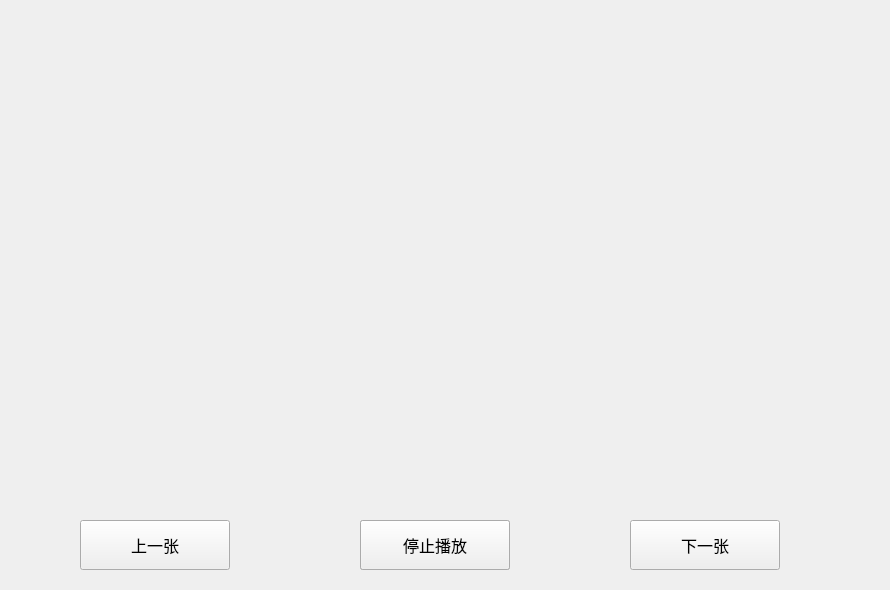
<?xml version="1.0" encoding="UTF-8"?>
<ui version="4.0">
 <class>Widget</class>
 <widget class="QWidget" name="Widget">
  <property name="geometry">
   <rect>
    <x>0</x>
    <y>0</y>
    <width>890</width>
    <height>590</height>
   </rect>
  </property>
  <property name="minimumSize">
   <size>
    <width>890</width>
    <height>590</height>
   </size>
  </property>
  <property name="font">
   <font>
    <pointsize>12</pointsize>
   </font>
  </property>
  <property name="windowTitle">
   <string>图片阅读器</string>
  </property>
  <widget class="QPushButton" name="pushButton_prev">
   <property name="geometry">
    <rect>
     <x>80</x>
     <y>520</y>
     <width>150</width>
     <height>50</height>
    </rect>
   </property>
   <property name="text">
    <string>上一张</string>
   </property>
  </widget>
  <widget class="QPushButton" name="pushButton_next">
   <property name="geometry">
    <rect>
     <x>630</x>
     <y>520</y>
     <width>150</width>
     <height>50</height>
    </rect>
   </property>
   <property name="text">
    <string>下一张</string>
   </property>
  </widget>
  <widget class="QPushButton" name="pushButton_auto">
   <property name="geometry">
    <rect>
     <x>360</x>
     <y>520</y>
     <width>150</width>
     <height>50</height>
    </rect>
   </property>
   <property name="text">
    <string>自动播放</string>
   </property>
  </widget>
  <widget class="QPushButton" name="pushButton_stop">
   <property name="geometry">
    <rect>
     <x>360</x>
     <y>520</y>
     <width>150</width>
     <height>50</height>
    </rect>
   </property>
   <property name="text">
    <string>停止播放</string>
   </property>
  </widget>
  <widget class="QLabel" name="label">
   <property name="geometry">
    <rect>
     <x>40</x>
     <y>30</y>
     <width>800</width>
     <height>450</height>
    </rect>
   </property>
   <property name="text">
    <string/>
   </property>
   <property name="scaledContents">
    <bool>true</bool>
   </property>
  </widget>
 </widget>
 <resources/>
 <connections/>
</ui>
